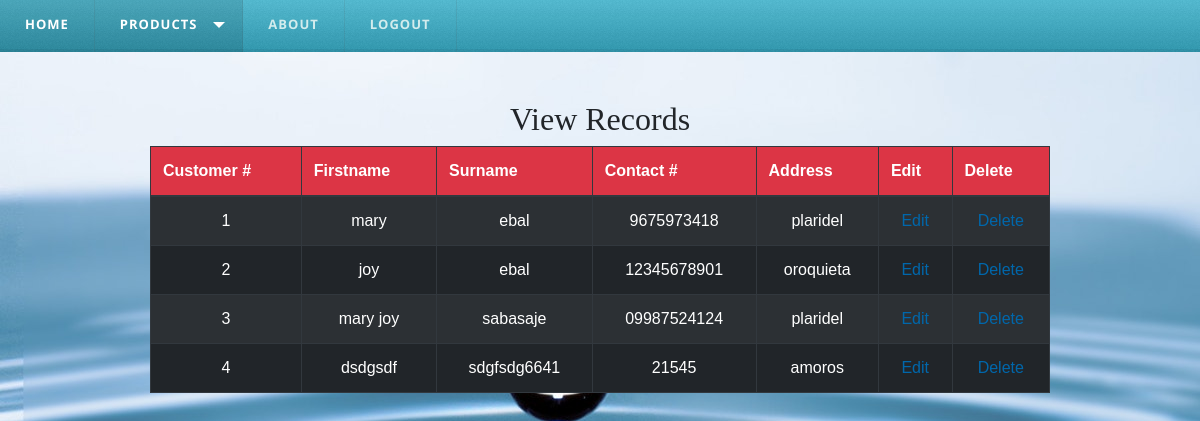
Screenshot of /customer.php (signed in) with the database file from the repository.
### tables this page shows
CREATE TABLE `customer` (
  `customer_num` int(11) NOT NULL,
  `firstname` varchar(40) DEFAULT NULL,
  `surname` varchar(40) DEFAULT NULL,
  `contact_num` varchar(15) DEFAULT NULL,
  `address` varchar(150) DEFAULT NULL
);

### customer.php (the view, shortened to what this page needs)
<?php
require('db.php');
?>
<!DOCTYPE html>
<html>
<head>
   <link rel="stylesheet" href="bootstrap/css/bootstrap.min.css">
   <link rel="stylesheet" href="styles.css">
	<link rel="stylesheet" href="style.css" />
</head>
<body background="images/drops-of-water-water-nature-liquid-40784.jpeg" alt="Responsive background-image">
	<div id='cssmenu'>
					<ul>
				   <li><a href='dashboard.php'><span>Home</span></a></li>
				   <li class='active has-sub'><a href='#'><span>Products</span></a>
				   </li>
				   <li><a href='#'><span>About</span></a></li>
				   <li class='last'><a href='logout.php'><span>Logout</span></a></li>
				</ul>
			</div>
	<center>
		<br/><br/><div>
			<h2><font face="Britannic Bold">View Records</font></h2>
			</div>
		<div style="width:900px;">
		<table width="100%" border="1" style="border-collapse:collapse;" class="table table-striped table-dark">
		<thead>
		<tr class="bg-danger">
			<th><strong>Customer #</strong></th>
			<th><strong>Firstname</strong></th>
			<th><strong>Surname</strong></th>
			<th><strong>Contact #</strong></th>
			<th><strong>Address</strong></th>
			<th><strong>Edit</strong></th>
			<th><strong>Delete</strong></th>
		</tr>
		</thead>
		<tbody>
		</div>
	</center>
<?php
$count=1;
$sel_query="Select * from customer ;";
$result = mysqli_query($con,$sel_query);
while($row = mysqli_fetch_assoc($result)) { ?>
<tr>
	<td align="center"><?php echo $row["customer_num"]; ?></td>
	<td align="center"><?php echo $row["firstname"]; ?></td>
	<td align="center"><?php echo $row["surname"]; ?></td>
	<td align="center"><?php echo $row["contact_num"]; ?></td>
	<td align="center"><?php echo $row["address"]; ?></td>
	<td align="center">
		<a href="customerEdit.php?id=<?php echo $row["customer_num"]; ?>">Edit</a>
	</td>
	<td align="center">
		<a href="customerDelete.php?id=<?php echo $row["customer_num"]; ?>">Delete</a>
	</td>
</tr>
<?php $count++; } ?>
</body>
</html>

### styles.css (style rules this page uses)
#cssmenu, #cssmenu ul, #cssmenu ul li, #cssmenu ul li a, #cssmenu #menu-button { margin: 0; padding: 0; border: 0; list-style: none; line-height: 1; display: block; position: relative; -webkit-box-sizing: border-box; -moz-box-sizing: border-box; box-sizing: border-box; }
#cssmenu:after, #cssmenu > ul:after { content: "."; display: block; clear: both; visibility: hidden; line-height: 0; height: 0; }
#cssmenu { width: auto; font-family: 'Open Sans', Helvetica, sans-serif; background: #39b1cc; background: -moz-linear-gradient(top, #51bbd2 0%, #2d97af 100%); background: -webkit-gradient(linear, left top, left bottom, color-stop(0%, #51bbd2), color-stop(100%, #2d97af)); background: -webkit-linear-gradient(top, #51bbd2 0%, #2d97af 100%); background: -o-linear-gradient(top, #51bbd2 0%, #2d97af 100%); background: -ms-linear-gradient(top, #51bbd2 0%, #2d97af 100%); background: linear-gradient(to bottom, #51bbd2 0%, #2d97af 100%); }
#cssmenu > ul { background: url('images/bg.png'); box-shadow: inset 0 -3px 0 rgba(0, 0, 0, 0.05); }
#cssmenu > ul > li { float: left; display: inline-block; }
#cssmenu > ul > li > a { padding: 18px 25px 21px 25px; border-right: 1px solid rgba(80, 80, 80, 0.12); text-decoration: none; font-size: 13px; font-weight: 700; color: #d3eced; text-transform: uppercase; letter-spacing: 1px; }
#cssmenu > ul > li:hover > a, #cssmenu > ul > li > a:hover, #cssmenu > ul > li.active > a { color: #ffffff; background: #32a9c3; background: rgba(0, 0, 0, 0.1); }
#cssmenu > ul > li.has-sub > a { padding-right: 45px; }
#cssmenu > ul > li.has-sub > a::after { content: ""; position: absolute; width: 0; height: 0; border: 6px solid transparent; border-top-color: #d3eced; right: 17px; top: 22px; }
#cssmenu > ul > li.has-sub.active > a::after, #cssmenu > ul > li.has-sub:hover > a { border-top-color: #ffffff; }

### style.css (style rules this page uses)
body { font-family:Arial, Sans-Serif; }
a { color:#0067ab; text-decoration:none; }

### rows the page displays
customer: customer_num "1", firstname "mary", surname "ebal", contact_num "9675973418", address "plaridel"
customer: customer_num "2", firstname "joy", surname "ebal", contact_num "12345678901", address "oroquieta"
customer: customer_num "3", firstname "mary joy", surname "sabasaje", contact_num "09987524124", address "plaridel"
customer: customer_num "4", firstname "dsdgsdf", surname "sdgfsdg6641", contact_num "21545", address "amoros"
